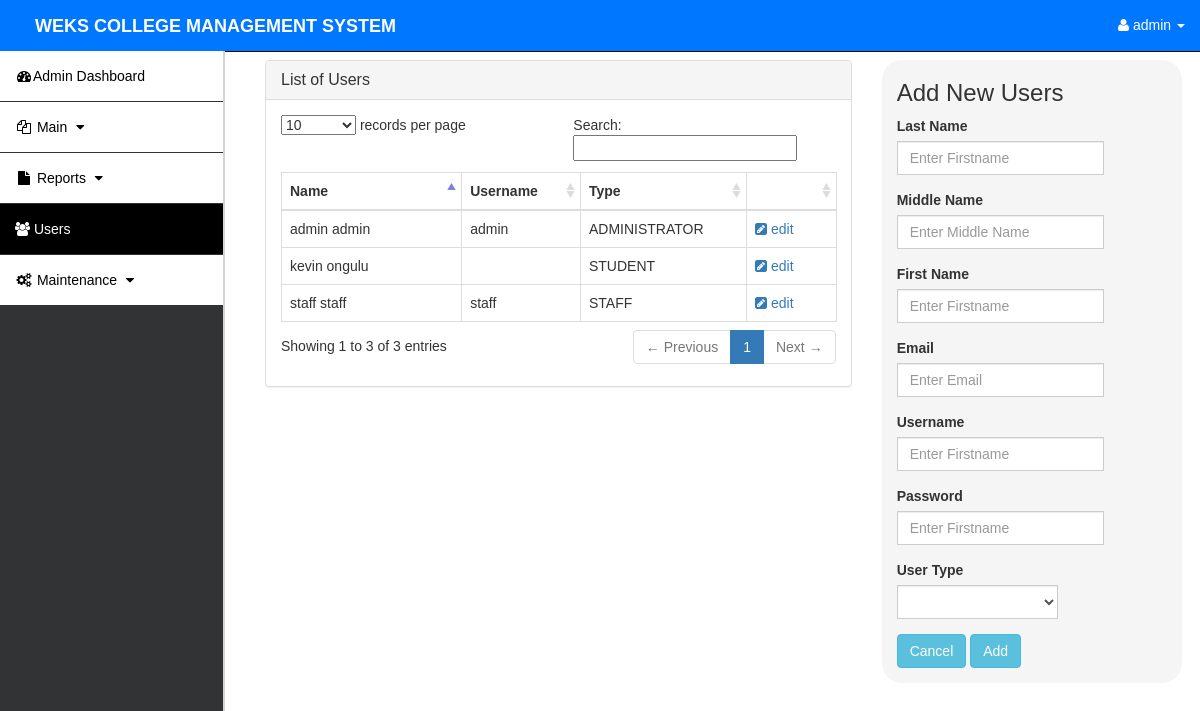
The page /rms.php?page=users (signed in) on the database as committed earlier.
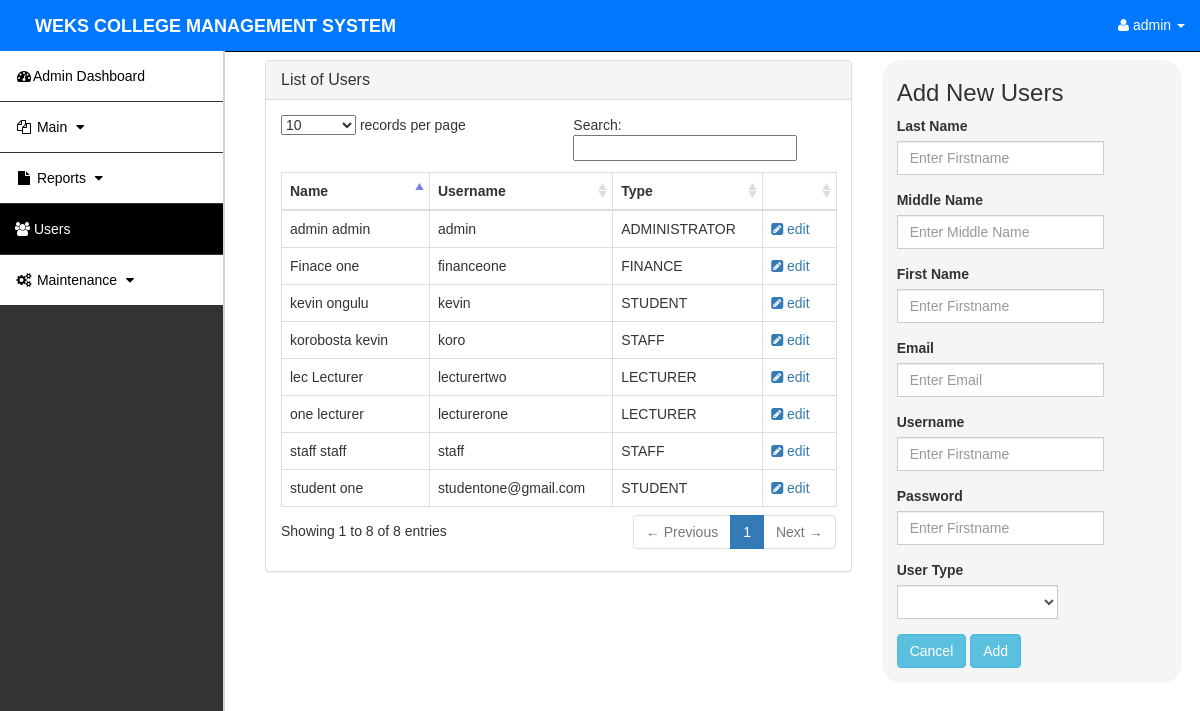
The same page on the database as committed later.
### tables this page shows
CREATE TABLE `user` (
  `USER_ID` int(11) NOT NULL,
  `LASTNAME` varchar(30) NOT NULL,
  `FIRSTNAME` varchar(30) NOT NULL,
  `MIDDLE_NAME` varchar(100) NOT NULL,
  `USERNAME` varchar(100) NOT NULL,
  `USER_TYPE` varchar(15) NOT NULL,
  `ADDRESS` varchar(255) NOT NULL,
  `GENDER` varchar(10) NOT NULL,
  `DOB` date NOT NULL DEFAULT current_timestamp(),
  `EMAIL` varchar(100) NOT NULL,
  `PASSWORD` varchar(255) NOT NULL DEFAULT '0192023a7bbd73250516f069df18b500'
);

### users.php (the view, shortened to what this page needs)
       <div class="col-md-8">
              <div class="panel panel-default">
        <div class="panel-heading">
          <h3 class="panel-title">List of Users</h3>
        </div>
        <div class="panel-body">
  <table id="students" class="table table-hover table-bordered">
    <thead>
      <tr id="heads">
        <th style="width:20%">Name</th>
        <th style="width:10%">Username</th>
        <th style="width:10%">Type</th>
        <th style="width:10%"></th>
      </tr>
    </thead>
    <tbody>
    <?php
    include 'db.php';
    $sql=  mysqli_query($conn, "SELECT * FROM user ");
    while($row = mysqli_fetch_assoc($sql)) {
    ?>
    <form method="post" action="update_subject.php">
      <tr>
        <td><?php echo $row['FIRSTNAME']." ".$row['LASTNAME'] ?></td>
        <td><?php echo $row['USERNAME'] ?></td>
        <td><?php echo $row['USER_TYPE'] ?></td>
        <td><a data-toggle="modal" data-target="#edit_user" data-id="<?php echo $row['USER_ID'] ?>" id="getUser"><i class="fa fa-pencil-square" aria-hidden="true"></i> edit</a></td>
      </tr>
      </form>
      <?php
    } mysqli_close($conn);
      ?>
    </tbody>
  </table>
</div>
</div>
</div>
      <div class="col-md-4">
            <div class="container frm-new">
      <div class="row main">
        <div class="main-login main-center">
        <h3>Add New Users</h3>
          <form class="" method="post">
            <div class="form-group">
              <label for="sub" class="cols-sm-2 control-label">Last Name</label>
              <div class="cols-sm-4">
                <div class="input-group">
        <input type="text" class="form-control" style="text-transform: capitalize;" id="fname" name="fname" placeholder="Enter Firstname" required>
                </div>
              </div>
            </div>
            <div class="form-group">
              <label for="sub" class="cols-sm-2 control-label">Middle Name</label>
              <div class="cols-sm-4">
                <div class="input-group">
                    <input type="text" class="form-control" style="text-transform: capitalize;" id="fname" name="mname" placeholder="Enter Middle Name" required>
                </div>
              </div>
            </div>
            <div class="form-group">
              <label for="sub" class="cols-sm-2 control-label">First Name</label>
              <div class="cols-sm-4">
                <div class="input-group">
                    <input type="text" class="form-control" style="text-transform: capitalize;" id="fname" name="lname" placeholder="Enter Firstname" required>
                </div>
              </div>
            </div>
            <div class="form-group">
              <label for="sub" class="cols-sm-2 control-label">Email</label>
              <div class="cols-sm-4">
                <div class="input-group">
                    <input type="email" class="form-control"  id="fname" name="email" placeholder="Enter Email" required>
                </div>
              </div>
            </div>
            <div class="form-group">
              <label for="sub" class="cols-sm-2 control-label">Username</label>
              <div class="cols-sm-4">
                <div class="input-group">
                  <input type="text" class="form-control" id="fname" name="user" placeholder="Enter Firstname" required>
                </div>
              </div>
            </div>
            <div class="form-group">
              <label for="sub" class="cols-sm-2 control-label">Password</label>
              <div class="cols-sm-4">
                <div class="input-group">
                  <input type="password" class="form-control" id="fname" name="pwd" placeholder="Enter Firstname" required>
                </div>
              </div>
            </div>
            <div class="form-group">
              <label for="sub" class="cols-sm-2 control-label">User Type</label>
              <div class="cols-sm-4">
                <div class="input-group">
        <select class="form-control" name="type" id="sel1" required>
        <option></option>
          <option value="ADMINISTRATOR">ADMINISTRATOR</option>
        </select>
      </div>
              </div>
            </div>
            <div class="form-group ">
            <input type="reset" class="btn btn-info " id="reset" name="reset" value="Cancel">
              <button class="btn btn-info">Add</button>
            </div>
          </form>
        </div>
      </div>
    </div>

### rms.php (shortened to what this page needs)
<!DOCTYPE html>
<html lang="en">
<head>
    <link href="asset/css/bootstrap.min.css" rel="stylesheet">
    <link href="asset/css/sb-admin.css" rel="stylesheet">
    <link href="asset/css/plugins/morris.css" rel="stylesheet">
    <link href="asset/font-awesome/css/font-awesome.min.css" rel="stylesheet" type="text/css">
    <link href="datatables/dataTables.bootstrap.css" rel="stylesheet">
    <link href="asset/css/styles.css" rel="stylesheet">
</head>
<body>
    <div id="wrapper">
        <nav class="navbar navbar-inverse navbar-fixed-top" role="navigation">
            <div class="navbar-header">
                <a class="navbar-brand" href=""><b>&nbsp;&nbsp;&nbsp; WEKS COLLEGE MANAGEMENT SYSTEM</b></a>
            </div>
            <ul class="nav navbar-right top-nav">
                <li class="dropdown">
                    <a href="#" class="dropdown-toggle" data-toggle="dropdown"><i class="fa fa-user"></i>
                <?php echo $_SESSION['fname']?>
                    <b class="caret"></b></a>
                    <?php
            include 'db.php';
            $sql = mysqli_query($conn,"SELECT * FROM user where USER_ID = '".$_SESSION['ID']."'");
            $row = mysqli_fetch_assoc($sql);
                ?>
                        </li>
                    </ul>
            <div class="collapse navbar-collapse navbar-ex1-collapse">
            <?php
            if($row['USER_TYPE'] == 'ADMINISTRATOR'){
                include 'sidebar.php';
            }else if ($row['USER_TYPE'] == 'STAFF'){
                include 'sidebar_staff.php';
            }
            ?>
            </div>
        </nav>
        <div id="page-wrapper">
            <div class="container-fluid">
<?php
$page = $_GET['page'];
$pages = array('home', 'Students', 'subjects','student_p','records','record','addrecord','report','program','statistical','form137','list_report','student_report','users','school_year','grade','advisers','database','candidates','candidates_list', 'candidates_report','logs','configure_fee','semester_units','registered_units','student_performance_report','student_payment_report','finance_fee_payment_report','record_payment','lecturer_student_scores','students_report','courses_report','units_report','student_performance_report_admin');
if (!empty($page)) {
    if(in_array($page,$pages)) {
        $page .= '.php';
        include($page);
    }
    else {
        echo 'Page not found. Return
        <a href="rms.php?page=home">home</a>';
    }
}
?>
            </div>
        </div>
    </div>
                 </div>
</body>
</html>

### sidebar.php (shortened to what this page needs)
 <ul class="nav navbar-nav side-nav">
 <li>
<a href="rms.php?page=home"><i class="fa fa-fw fa-dashboard"></i>Admin Dashboard</a>
</li>
<li>
<a id=demo1 href="javascript:void(0)" data-toggle="collapse" data-target="#masterlistCollapse"><i class="fa fa-fw fa-files-o"></i> Main <i class="fa fa-fw fa-caret-down"></i></a>
</li>
<li>
    <a href="javascript:void(0)" data-toggle="collapse" data-target="#reportsCollapse"><i class="fa fa-fw fa-file"></i> Reports       <i class="fa fa-fw fa-caret-down"></i></a>
</li>
<li>
    <a href="rms.php?page=users"><i class="fa fa-users"></i> Users</a>
</li>
<li>
    <a href="javascript:void(0)" data-toggle="collapse" data-target="#maintenanceCollapse"><i class="fa fa-fw fa-gears"></i> Maintenance       <i class="fa fa-fw fa-caret-down"></i></a>
</li>
</ul>

### asset/css/sb-admin.css (style rules this page uses)
body { margin-top: 100px; background-color: #222; }
@media (min-width:768px) { body { margin-top: 50px; } }
#wrapper { padding-left: 0; }
#page-wrapper { width: 100%; padding: 0; background-color: #fff; }
@media (min-width:768px) { #wrapper { padding-left: 225px; } }
@media (min-width:768px) { #page-wrapper { padding: 10px; } }
.top-nav { padding: 0 15px; }
.top-nav>li { display: inline-block; float: left; }
.top-nav>li>a { padding-top: 15px; padding-bottom: 15px; line-height: 20px; color: #999; }
@media (min-width:768px) { .side-nav { position: fixed; top: 51px; left: 225px; width: 225px; margin-left: -225px; border: none; border-radius: 0; overflow-y: auto; background-color: #222; bottom: 0; overflow-x: hidden; padding-bottom: 40px; } }
@media (min-width:768px) { .side-nav>li>a { width: 225px; } }

### asset/css/styles.css (style rules this page uses)
#page-wrapper { min-height: 870px; }
.side-nav { background-color:#313335 !important; border-right: 2px solid #d8d8d8fa; }
.navbar-inverse .navbar-nav>li { color:black; background-color:white; }
.navbar-inverse .navbar-nav>li>a { border-bottom: 1px solid #313335; }
.side-nav a { color: #000000 !important; }
.side-nav a:hover, .side-nav .active a,.side-nav a:focus { color: white !important; background-color: #000000 !important; }
.navbar-inverse { background-color: #0077ff !important; }
.navbar-inverse .navbar-brand { color: white; }
.top-nav>li>a { color: white; }
.frm-new { display:block; background-color:rgba(208, 212, 209, 0.23); width:300px; border-radius:20px; position:fixed; z-index:1030; padding-left:30px }
* { box-sizing:border-box }
body { font-family: Verdana,sans-serif; }

Rows that differ between the two databases and show on the page:
changed user "ongulu": USERNAME (not shown) → "kevin"
added user: FIRSTNAME "korobosta", LASTNAME "kevin", USERNAME "koro", USER_TYPE "STAFF"
added user: FIRSTNAME "one", LASTNAME "lecturer", USERNAME "lecturerone", USER_TYPE "LECTURER"
added user: FIRSTNAME "lec", LASTNAME "Lecturer", USERNAME "lecturertwo", USER_TYPE "LECTURER"
added user: FIRSTNAME "student", LASTNAME "one", USERNAME "studentone@gmail.com", USER_TYPE "STUDENT"
added user: FIRSTNAME "Finace", LASTNAME "one", USERNAME "financeone", USER_TYPE "FINANCE"
Other text that changed with them:
text written by a page script: "records per page Search: Showing 1 to 3 of 3 entries ← Previous 1 Next →" → "records per page Search: Showing 1 to 8 of 8 entries ← Previous 1 Next →"
